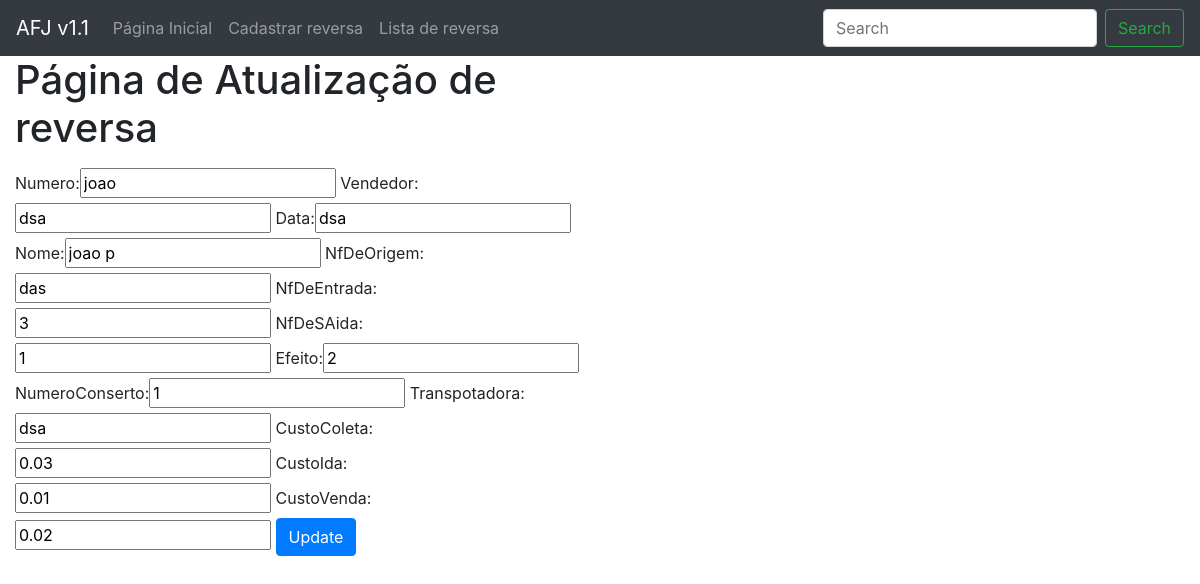
The app's page /funcionario/4, older data.
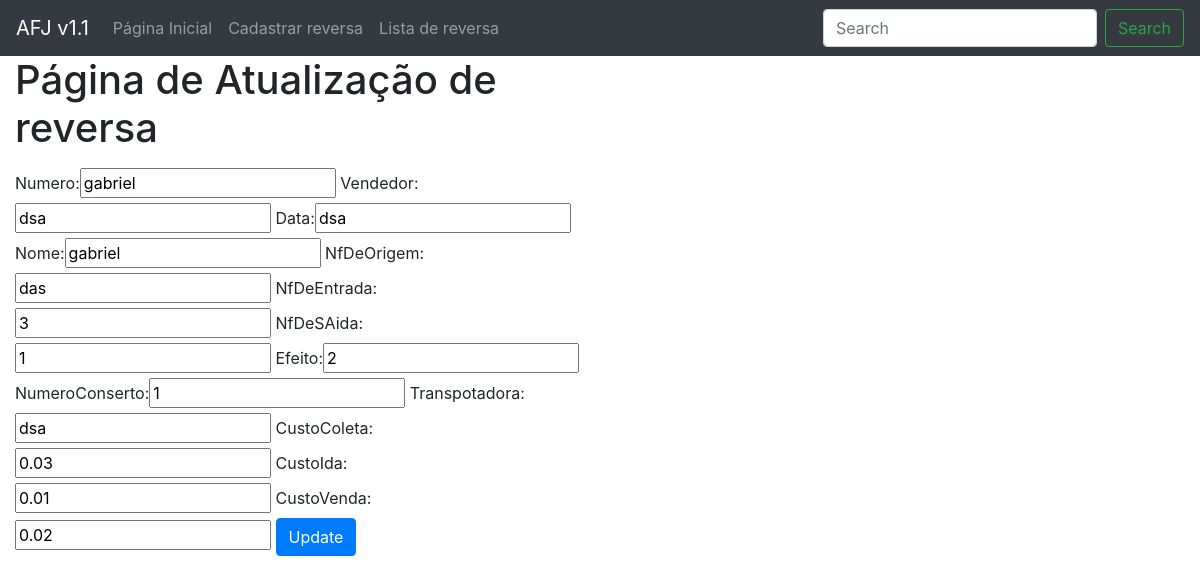
The same page, newer data.
### helloworld/models.py (models this page shows)
class Funcionario(models.Model):
    numero= models.CharField(
     max_length=255,
     null=False,
     blank=False
    )
    vendedor = models.CharField(
     max_length=25,
     null=False,
     blank=False
    )
    data = models.CharField(
     max_length=11,
     null=False,
     blank=False
    )
    nome = models.CharField(
     max_length=255,
     null=False,
     blank=False
    )
    NfDeOrigem = models.CharField(
     max_length=5,
     null=False,
     blank=False
    )
    NfDeEntrada = models.PositiveIntegerField(
      null=False,
     blank=False
    )
    NfDeSAida = models.PositiveIntegerField(
     null=False,
     blank=False
    )
    efeito = models.PositiveIntegerField(
      null=False,
      blank=False
    )
    NumeroConserto = models.PositiveIntegerField(
     null=False,
     blank=False
    )
    transpotadora = models.CharField(
     max_length=255,
     null=False,
     blank=False
    )
    CustoColeta = models.DecimalField(
     max_digits=8,
     decimal_places=2,
     null=False,
     blank=False
    )
    CustoIda = models.DecimalField(
     max_digits=8,
     decimal_places=2,
     null=False,
     blank=False
    )
    CustoVenda = models.DecimalField(
     max_digits=8,
     decimal_places=2,
     null=False,
     blank=False
    )
    objetos = models.Manager()

### website/views.py (the view)
# urls.py: path('funcionario/<pk>', FuncionarioUpdateView.as_view(), name="atualiza_funcionario"),
class FuncionarioUpdateView(UpdateView):
    template_name = "website/atualiza.html"
    model = Funcionario
    fields = '__all__'
    context_object_name = 'funcionario'
    success_url = reverse_lazy("website:lista_funcionarios")

### website/templates/website/atualiza.html (shortened to what this page needs)
<!DOCTYPE html>
<html lang="en">
    <head>
        <link rel="stylesheet" href="https://maxcdn.bootstrapcdn.com/bootstrap/4.3.1/css/bootstrap.min.css">
    </head>
<body>
    <nav class="navbar navbar-expand-lg navbar navbar-dark bg-dark">
  <div class="collapse navbar-collapse" id="navbarTogglerDemo01">
    <a class="navbar-brand" href="#">AFJ v1.1</a>
    <ul class="navbar-nav mr-auto mt-2 mt-lg-0">
      <li class="nav-item">
        <a class="nav-link " href="{% url 'website:index' %}">Página Inicial</a>
      </li>
      <li class="nav-item">
        <a class="nav-link" href="{% url 'website:cadastra_funcionario' %}">Cadastrar reversa</a>
      </li>
      <li class="nav-item">
        <a class="nav-link" href="{% url 'website:lista_funcionarios' %}">Lista de reversa</a>
      </li>
    </ul>
    <form class="form-inline my-2 my-lg-0">
      <input class="form-control mr-sm-2" type="search" placeholder="Search" aria-label="Search">
      <button class="btn btn-outline-success my-2 my-sm-0" type="submit">Search</button>
    </form>
  </div>
</nav>
    <div class="col-md-6 well">
    <h1>Página de Atualização de reversa</h1>
    <form method="post">
        {{ form }}
<button type="button" class="btn btn-primary" data-toggle="modal" data-target="#exampleModal">
  Update
</button>
</body>
</html>

Row changes from the older to the newer data that the page shows:
changed Funcionario "dsa": numero "joao" → "gabriel"; nome "joao p" → "gabriel"
